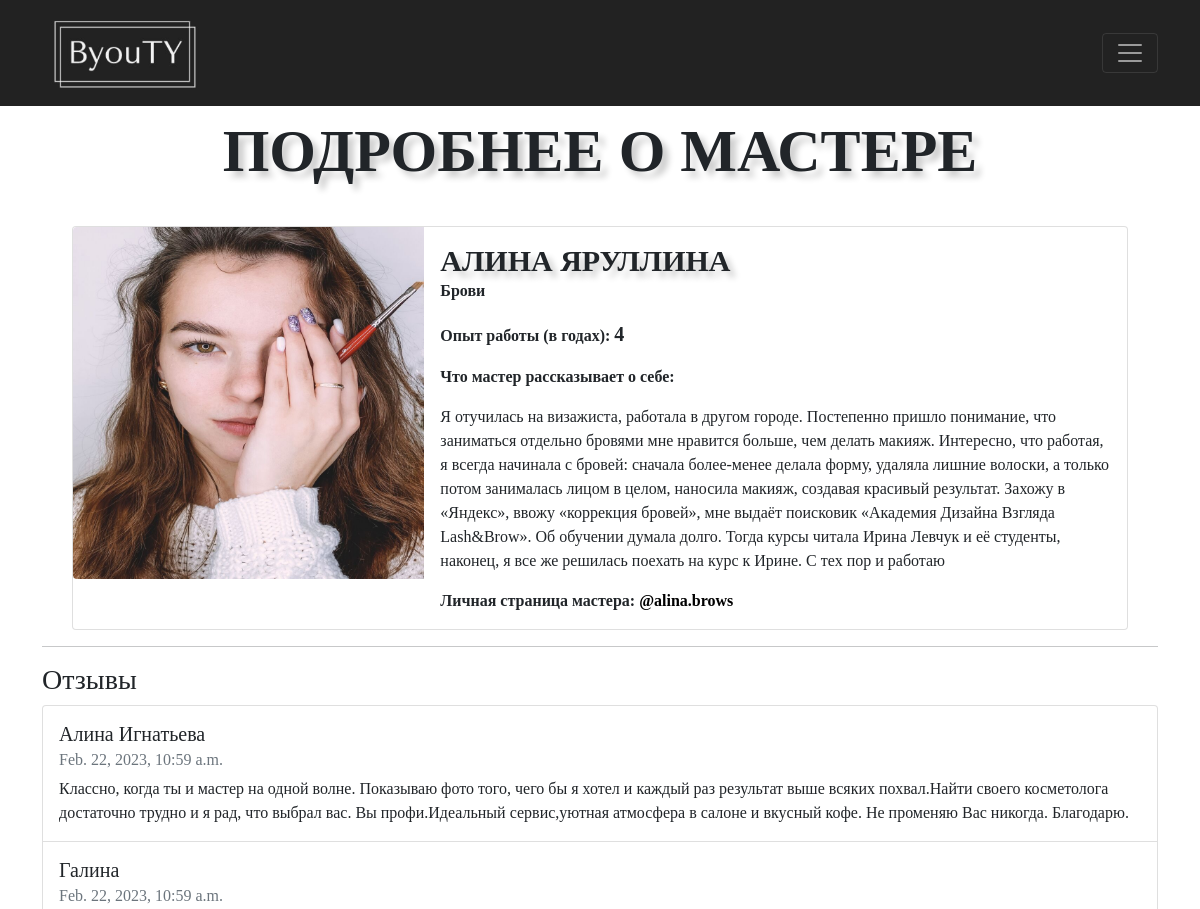
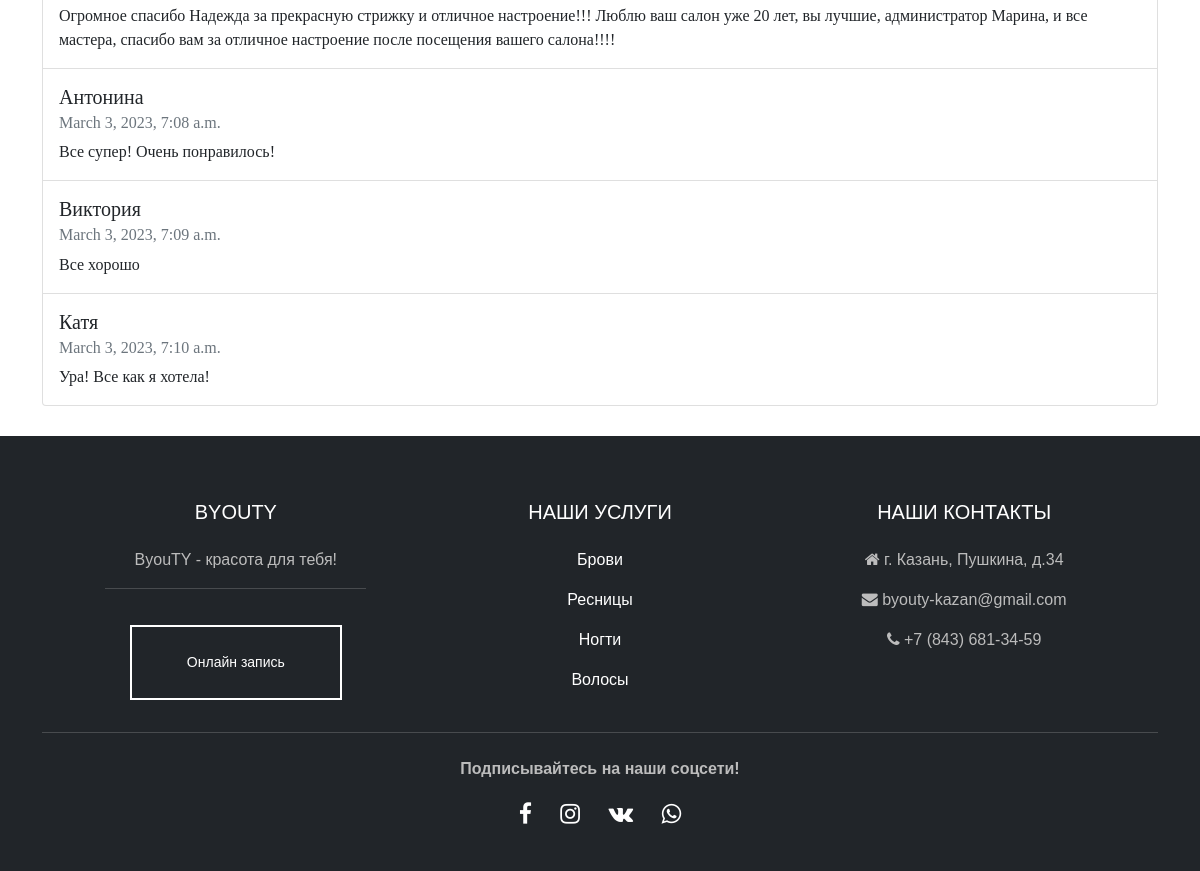
/masters/1, run on the app's committed database (2 pictures, top to bottom).
### masters/models.py (models this page shows, shortened)
class Master(models.Model):
    name = models.CharField(max_length=100)
    profession = models.ForeignKey(typeBeauty,on_delete=models.CASCADE)
    experience = models.IntegerField()
    image = models.ImageField(upload_to='masters/images')
    description = models.TextField(max_length=1000, blank=True)
    url = models.CharField(max_length=100, blank=True)

class Review(models.Model):
    five = '5'
    four = '4'
    three = '3'
    two = '2'
    one = '1'
    rate_choises = [
        (five, '5'),
        (four,'4'),
        (three, '3'),
        (two,'2'),
        (one,'1')
    ]
    text = models.CharField(max_length=10000, verbose_name='Отзыв')
    date = models.DateTimeField(auto_now_add=True)
    user = models.ForeignKey(User,on_delete=models.CASCADE)
    master = models.ForeignKey(Master,on_delete=models.CASCADE)
    rate = models.CharField(max_length=1,choices=rate_choises, verbose_name='Оцените мастера')
    name = models.CharField(max_length=50, default='Аноним', verbose_name='Введите свое имя')

### beauty/models.py (models this page shows)
class typeBeauty(models.Model):
    type = models.CharField(max_length=40)
    image = models.ImageField(upload_to='beauty/images/types', blank=True)
    def __str__(self):
        return self.type

### masters/views.py (the view)
# urls.py: path('<int:master_id>', views.detail, name='detail'),
def detail(request, master_id):
    master = get_object_or_404(Master,pk=master_id)
    reviews = Review.objects.filter(master=master)
    return render(request, 'detail.html',
        {'master':master, 'reviews':reviews})

### masters/templates/detail.html (shortened to what this page needs)
{% extends 'base.html' %}
{% block content %}
<div class="container" style="font-family:Garamond;">
    <div class="advantages-title">
        ПОДРОБНЕЕ О МАСТЕРЕ
    </div>
    <div class="card mb-3" style="margin: 30px;">
        <div class="row g-0">
            <div class="col-md-4">
                <img src="{{ master.image.url }}"
                class="img-fluid rounded-start" alt="">
            </div>
            <div class="col-md-8">
                <div class="card-body">
                    <h5 class="card-title homepage-title2">{{ master.name }}</h5>
                    <p class="card-text homepage-descr2" style="text-align: left; font-size: medium;">{{ master.profession }}</p>
                    <p class="card-text homepage-descr2" style="text-align: left; font-size: medium;">
                        Опыт работы (в годах): <a  style="font-size: 20px; font-weight: lighter;">{{ master.experience }}</a></p>
                    {% if master.description %}
                    <p class="card-text homepage-descr2" style="text-align: left; font-size: medium;">
                        Что мастер рассказывает о себе: <p>{{ master.description }}</p></p>
                    {% endif %}
                    {% if master.url %}
                    <p class="card-text homepage-descr2" style="text-align: left; font-size: medium;">
                        Личная страница мастера: <a href="https://www.instagram.com/{{ master.url }}"
                        style="text-decoration: none; color: black;">
                        @{{ master.url }}
                    </a></p>
                    {% endif %}
                </div>
            </div>
        </div>
    </div>
    {% if reviews %}
    <hr />
    <h3>Отзывы</h3>
    <ul class="list-group" style="margin-bottom: 30px;">
        {% for review in reviews %}
        <li class="list-group-item pb-3 pt-3">
            <h5 class="card-title">
                {{ review.name }}
            </h5>
            <h6 class="card-subtitle mb-2 text-muted">
                {{ review.date }}
            </h6>
            <p class="card-text">{{ review.text }}</p>
        </li>
        {% endfor %}
    </ul>
    {% endif %}
</div>
{% endblock content %}

### beautysalon/static/styles/styles.css (style rules this page uses)
.homepage-title2 { margin: 0; padding: 0; text-align: left; font-size: 30px; text-decoration: none; font-family:Garamond; font-weight: 900; text-shadow: 6px 6px 6px rgba(0,0,0,.2); }
.homepage-descr2 { text-align: center; font-size: 20px; text-decoration: none; font-family:Garamond; font-weight: 900; }
.advantages-title { margin-bottom: 0; text-align: center; font-size: 60px; text-decoration: none; font-family:Garamond; font-weight: 900; text-shadow: 6px 6px 6px rgba(0,0,0,.2); }

### data on the page
Master: image (picture), name "АЛИНА ЯРУЛЛИНА", profession "Брови", experience "4", description "Я отучилась на визажиста, работала в другом городе. Постепенно пришло понимание, что заниматься отдельно бровями мне нравится больше, чем делать макияж. Интересно, что работая, я всегда начинала с бровей: сначала более-менее делала форму, удаляла лишние волоски, а только потом занималась лицом в целом, наносила макияж, создавая красивый результат. Захожу в «Яндекс», ввожу «коррекция бровей», мне выдаёт поисковик «Академия Дизайна Взгляда Lash&Brow». Об обучении думала долго. Тогда курсы читала Ирина Левчук и её студенты, наконец, я все же решилась поехать на курс к Ирине. С тех пор и работаю", url "alina.brows"
Review: name "Алина Игнатьева", date "Feb. 22, 2023, 10:59 a.m.", text "Классно, когда ты и мастер на одной волне. Показываю фото того, чего бы я хотел и каждый раз результат выше всяких похвал.Найти своего косметолога достаточно трудно и я рад, что выбрал вас. Вы профи.Идеальный сервис,уютная атмосфера в салоне и вкусный кофе. Не променяю Вас никогда. Благодарю."
Review: name "Галина", date "Feb. 22, 2023, 10:59 a.m.", text "Огромное спасибо Надежда за прекрасную стрижку и отличное настроение!!! Люблю ваш салон уже 20 лет, вы лучшие, администратор Марина, и все мастера, спасибо вам за отличное настроение после посещения вашего салона!!!!"
Review: name "Антонина", date "March 3, 2023, 7:08 a.m.", text "Все супер! Очень понравилось!"
Review: name "Виктория", date "March 3, 2023, 7:09 a.m.", text "Все хорошо"
Review: name "Катя", date "March 3, 2023, 7:10 a.m.", text "Ура! Все как я хотела!"
